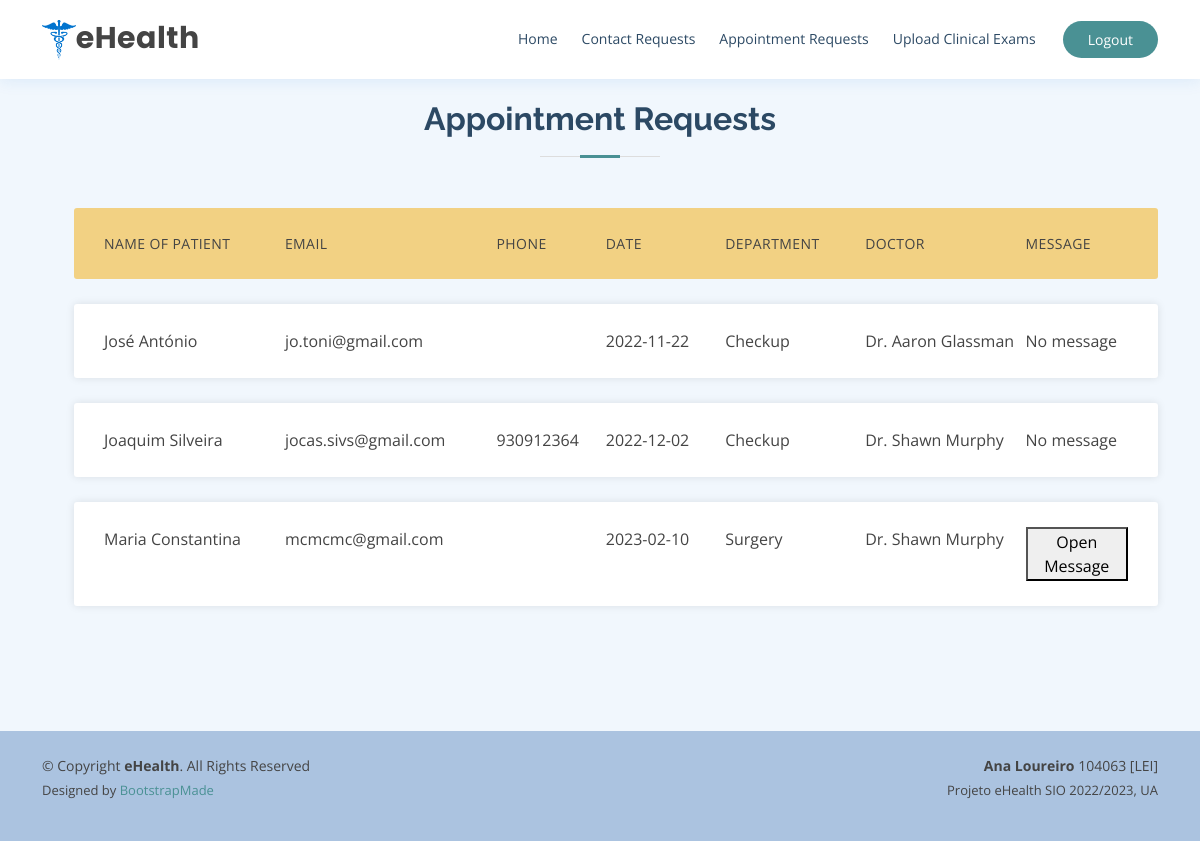
Page /ADMappointmentReq.php (signed in) on the committed database.
### tables this page shows
CREATE TABLE `appointment` (
  `name` varchar(64) NOT NULL,
  `email` varchar(64) NOT NULL,
  `phone` int DEFAULT NULL,
  `date` date NOT NULL,
  `department` varchar(64) NOT NULL,
  `doctor` varchar(64) NOT NULL,
  `message` varchar(200) DEFAULT NULL
);

### www/ADMappointmentReq.php (the view, shortened to what this page needs)
<!DOCTYPE html>
<html lang="en">
<head>
  <link href="assets/vendor/fontawesome-free/css/all.min.css" rel="stylesheet">
  <link href="assets/vendor/animate.css/animate.min.css" rel="stylesheet">
  <link href="assets/vendor/bootstrap/css/bootstrap.min.css" rel="stylesheet">
  <link href="assets/vendor/bootstrap-icons/bootstrap-icons.css" rel="stylesheet">
  <link href="assets/vendor/boxicons/css/boxicons.min.css" rel="stylesheet">
  <link href="assets/vendor/glightbox/css/glightbox.min.css" rel="stylesheet">
  <link href="assets/vendor/remixicon/remixicon.css" rel="stylesheet">
  <link href="assets/vendor/swiper/swiper-bundle.min.css" rel="stylesheet">
  <link href="assets/css/style.css" rel="stylesheet">
</head>
<body>
<?php
  include_once 'layout/header.php'
?>
  <section id="exams" class="appointment section-bg">
    <div class="container">
      <div class="section-title">
        <h2>Appointment Requests</h2>
      </div>
      <ul class="responsive-table-appointment">
        <li class="table-header">
          <div class="col col-1">Name of Patient</div>
          <div class="col col-2">Email</div>
          <div class="col col-3">Phone</div>
          <div class="col col-4">Date</div>
          <div class="col col-5">Department</div>
          <div class="col col-6">Doctor</div>
          <div class="col col-7">Message</div>
        </li>
        <?php
            require_once 'phpFunctions/dbh.inc.php';
            if($_SESSION["userType"] == "admin"){
              $sql = "SELECT * FROM appointment";
              if(!mysqli_query($conn, $sql)) {
                echo "<script>alert('Something went wrong. Please try again later')</script>";
                exit();
              }else{
                $resultData = mysqli_query($conn, $sql);
              }
              while ($row = $resultData->fetch_assoc()){
                 $num = $num+1;
                  echo '<li class="table-row">';
                  echo '<div class="col col-1" data-label="name">' .$row["name"] . '</div>';
                  echo '<div class="col col-2" data-label="email">' .$row["email"] . '</div>';
                  echo '<div class="col col-3" data-label="phone">' .$row["phone"] . '</div>';
                  echo '<div class="col col-4" data-label="date">' .$row["date"] . '</div>';
                  echo '<div class="col col-5" data-label="dpt">' .$row["department"] . '</div>';
                  echo '<div class="col col-6" data-label="doc">' .$row["doctor"] . '</div>';
                  if (!$row["message"]==Null){
                    echo "<div class='col col-7' data-label='Message'><button type='button' class='btn-lg' data-toggle='modal' data-target='#approve".$num."'>Open Message</button></div>";
                  }
                  else{
                    echo '<div class="col col-7" data-label="Message"> No message </div>';
                  }
              }
            }
          ?>
  </section>
  <?php
  include_once 'layout/footer.php'
  ?>
</body>
</html>

### www/layout/header.php (shortened to what this page needs)
<header id="header" class="fixed-top">
   <div class="container d-flex align-items-center">
     <h1 class="logo me-auto"><img src="assets/img/eHealth-logo.png">eHealth</h1>
     <nav id="navbar" class="navbar order-last order-lg-0">
       <ul>
       <?php
             if($_SESSION["userType"] == "normal"){
               echo "<li><a href='../loggedIn.php'>Home</a></li>";
               echo '<li><a href="../contact.php">Contact</a></li>';
               echo '<li><a  href="../appointment.php">Make an Appointment</a></li>';
               echo "<li><a href='downloadAndStore.php'> Download your clinical exams </a></li>";
               echo "<li><a href='../userInfo.php'>Account Information</a></li>";
             }
             else if($_SESSION["userType"] == "admin"){
               echo "<li><a href='../loggedIn.php'>Home</a></li>";
               echo "<li><a href='../ADMcontactReq.php'> Contact Requests </a></li>";
               echo "<li><a href='../ADMappointmentReq.php'> Appointment Requests </a></li>";
               echo "<li><a href='../ADMupload.php'> Upload Clinical Exams </a></li>";
             }
             else{
               echo "<li><a href='../index.php'>Home</a></li>";
               echo '<li><a href="../contact.php">Contact</a></li>';
               echo '<li><a  href="../appointment.php">Make an Appointment</a></li>';
               echo "<li><a href='../downloadExams.php'> Download your clinical exams </a></li>";
             }
         ?>
       </ul>
     </nav>
     <?php
             if(isset($_SESSION["userID"])) {
               echo "<a href='phpFunctions/logout.inc.php' class='appointment-btn scrollto'>Logout</a>";
             }
             else{
               echo "<a href='#myModal'class='appointment-btn scrollto' data-toggle='modal'>Login</a>";
             }
     ?>
   </div>
 </header>

### www/layout/footer.php
<footer id="footer" style="background: #abc3e0 !important;">
  <div class="container py-4">
    <div class="row">
    <div class="col-md-6 text-md-start">
      <div class="copyright">
        &copy; Copyright <strong><span>eHealth</span></strong>. All Rights Reserved
      </div>
      <div class="credits">
        Designed by <a href="https://bootstrapmade.com/">BootstrapMade</a>
      </div>
  </div>
    <div class="col-md-6 text-md-end float-end" >
      <div class="copyright">
        <strong><span>Ana Loureiro</span></strong> 104063 [LEI]
      </div>
      <div class="credits">
          <p>Projeto eHealth SIO 2022/2023, UA</p>
      </div>
  </div>
  </div>
</div>
</footer>

### www/assets/css/style.css (style rules this page uses)
body { font-family: "Open Sans", sans-serif; color: #444444; }
a { color: #4a9194; text-decoration: none; }
h1, h2, h3, h4, h5, h6 { font-family: "Raleway", sans-serif; }
#header { background: #fff; transition: all 0.5s; padding: 15px 0; box-shadow: 0px 2px 15px rgba(25, 119, 204, 0.1); }
#header .logo { font-size: 30px; margin: 0; padding: 0; line-height: 1; font-weight: 700; letter-spacing: 0.5px; font-family: "Poppins", sans-serif; }
#header .logo img { max-height: 40px; }
.appointment-btn { margin-left: 25px; background: #4a9194; color: #fff; border-radius: 50px; padding: 8px 25px; white-space: nowrap; transition: 0.3s; font-size: 14px; display: inline-block; }
.navbar { padding: 0; }
.navbar ul { margin: 0; padding: 0; display: flex; list-style: none; align-items: center; }
.navbar li { position: relative; }
.navbar>ul>li { position: relative; white-space: nowrap; padding: 8px 0 8px 20px; }
.navbar a, .navbar a:focus { display: flex; align-items: center; justify-content: space-between; font-size: 14px; color: #2c4964; white-space: nowrap; transition: 0.3s; border-bottom: 2px solid #fff; padding: 5px 2px; }
section { padding: 100px 0; overflow: hidden; }
.section-bg { background-color: #f1f7fd; }
.section-title { text-align: center; padding-bottom: 30px; }
.section-title h2 { font-size: 32px; font-weight: bold; margin-bottom: 20px; padding-bottom: 20px; position: relative; color: #2c4964; }
.section-title h2::before { content: ""; position: absolute; display: block; width: 120px; height: 1px; background: #ddd; bottom: 1px; left: calc(50% - 60px); }
.section-title h2::after { content: ""; position: absolute; display: block; width: 40px; height: 3px; background: #4a9194; bottom: 0; left: calc(50% - 20px); }
#footer { color: #444444; font-size: 14px; background: #4e86be; }
#footer .credits { padding-top: 5px; font-size: 13px; color: #444444; }
.responsive-table-appointment li { border-radius: 3px; padding: 25px 30px; display: flex; justify-content: space-between; margin-bottom: 25px; }
.responsive-table-appointment .table-header { background-color: #f2d183; font-size: 14px; text-transform: uppercase; letter-spacing: 0.03em; }
.responsive-table-appointment .table-row { background-color: #fff; box-shadow: 0px 0px 9px 0px rgba(0, 0, 0, 0.1); }
.responsive-table-appointment .col-1 { flex-basis: 17%; }
.responsive-table-appointment .col-2 { flex-basis: 20%; }
.responsive-table-appointment .col-3 { flex-basis: 10%; }
.responsive-table-appointment .col-4 { flex-basis: 11%; }
.responsive-table-appointment .col-5 { flex-basis: 13%; }
.responsive-table-appointment .col-6 { flex-basis: 15%; }
.responsive-table-appointment .col-7 { flex-basis: 10%; }

### rows in the picture
appointment: name "José António", email "jo.toni@gmail.com", date "2022-11-22", department "Checkup", doctor "Dr. Aaron Glassman", message "No message"
appointment: name "Joaquim Silveira", email "jocas.sivs@gmail.com", phone "930912364", date "2022-12-02", department "Checkup", doctor "Dr. Shawn Murphy", message "No message"
appointment: name "Maria Constantina", email "mcmcmc@gmail.com", date "2023-02-10", department "Surgery", doctor "Dr. Shawn Murphy"
